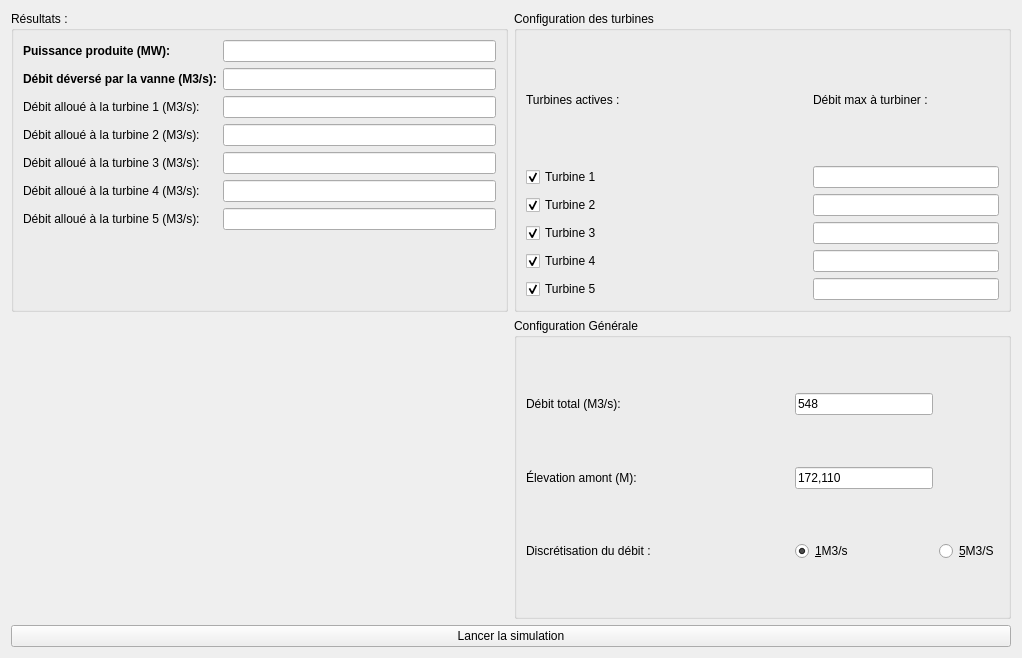
<?xml version="1.0" encoding="UTF-8"?>
<ui version="4.0">
 <class>main</class>
 <widget class="QWidget" name="main">
  <property name="geometry">
   <rect>
    <x>0</x>
    <y>0</y>
    <width>1022</width>
    <height>658</height>
   </rect>
  </property>
  <property name="cursor">
   <cursorShape>ArrowCursor</cursorShape>
  </property>
  <property name="windowTitle">
   <string>Optimisation de la charge des turbines (chute du diable)</string>
  </property>
  <layout class="QGridLayout" name="gridLayout">
   <item row="2" column="0" colspan="2">
    <widget class="QPushButton" name="run">
     <property name="text">
      <string>Lancer la simulation</string>
     </property>
     <property name="shortcut">
      <string>Return</string>
     </property>
    </widget>
   </item>
   <item row="0" column="1">
    <widget class="QGroupBox" name="groupBox">
     <property name="title">
      <string>Configuration des turbines</string>
     </property>
     <layout class="QGridLayout" name="gridLayout_2">
      <item row="4" column="0">
       <widget class="QCheckBox" name="T4">
        <property name="text">
         <string>Turbine 4</string>
        </property>
        <property name="checked">
         <bool>true</bool>
        </property>
       </widget>
      </item>
      <item row="0" column="2">
       <widget class="QLabel" name="label_11">
        <property name="text">
         <string>Débit max à turbiner :</string>
        </property>
       </widget>
      </item>
      <item row="3" column="2">
       <widget class="QLineEdit" name="Qt3"/>
      </item>
      <item row="2" column="2">
       <widget class="QLineEdit" name="Qt2"/>
      </item>
      <item row="5" column="2">
       <widget class="QLineEdit" name="Qt5"/>
      </item>
      <item row="5" column="0">
       <widget class="QCheckBox" name="T5">
        <property name="text">
         <string>Turbine 5</string>
        </property>
        <property name="checked">
         <bool>true</bool>
        </property>
       </widget>
      </item>
      <item row="4" column="2">
       <widget class="QLineEdit" name="Qt4"/>
      </item>
      <item row="0" column="1">
       <spacer name="horizontalSpacer">
        <property name="orientation">
         <enum>Qt::Horizontal</enum>
        </property>
        <property name="sizeHint" stdset="0">
         <size>
          <width>20</width>
          <height>20</height>
         </size>
        </property>
       </spacer>
      </item>
      <item row="2" column="0">
       <widget class="QCheckBox" name="T2">
        <property name="text">
         <string>Turbine 2</string>
        </property>
        <property name="checked">
         <bool>true</bool>
        </property>
       </widget>
      </item>
      <item row="1" column="0">
       <widget class="QCheckBox" name="T1">
        <property name="text">
         <string>Turbine 1</string>
        </property>
        <property name="checked">
         <bool>true</bool>
        </property>
       </widget>
      </item>
      <item row="3" column="0">
       <widget class="QCheckBox" name="T3">
        <property name="text">
         <string>Turbine 3</string>
        </property>
        <property name="checked">
         <bool>true</bool>
        </property>
       </widget>
      </item>
      <item row="0" column="0">
       <widget class="QLabel" name="label_10">
        <property name="text">
         <string>Turbines actives :</string>
        </property>
       </widget>
      </item>
      <item row="1" column="2">
       <widget class="QLineEdit" name="Qt1"/>
      </item>
     </layout>
    </widget>
   </item>
   <item row="1" column="1">
    <widget class="QGroupBox" name="groupBox_2">
     <property name="title">
      <string>Configuration Générale</string>
     </property>
     <layout class="QGridLayout" name="gridLayout_3">
      <item row="0" column="2">
       <widget class="QLineEdit" name="Qtot">
        <property name="text">
         <string>548</string>
        </property>
       </widget>
      </item>
      <item row="1" column="0">
       <widget class="QLabel" name="label_8">
        <property name="text">
         <string>Élevation amont (M):</string>
        </property>
       </widget>
      </item>
      <item row="2" column="2">
       <widget class="QRadioButton" name="Discretisation1">
        <property name="layoutDirection">
         <enum>Qt::LeftToRight</enum>
        </property>
        <property name="autoFillBackground">
         <bool>false</bool>
        </property>
        <property name="text">
         <string>&amp;1M3/s</string>
        </property>
        <property name="checked">
         <bool>true</bool>
        </property>
       </widget>
      </item>
      <item row="2" column="0">
       <widget class="QLabel" name="label_9">
        <property name="text">
         <string>Discrétisation du débit :</string>
        </property>
       </widget>
      </item>
      <item row="2" column="3">
       <widget class="QRadioButton" name="Discretisation2">
        <property name="text">
         <string>&amp;5M3/S</string>
        </property>
       </widget>
      </item>
      <item row="1" column="2">
       <widget class="QLineEdit" name="eam">
        <property name="text">
         <string>172,110</string>
        </property>
       </widget>
      </item>
      <item row="0" column="0">
       <widget class="QLabel" name="Qtot_3">
        <property name="text">
         <string>Débit total (M3/s):</string>
        </property>
       </widget>
      </item>
      <item row="2" column="1">
       <spacer name="horizontalSpacer_2">
        <property name="orientation">
         <enum>Qt::Horizontal</enum>
        </property>
        <property name="sizeHint" stdset="0">
         <size>
          <width>40</width>
          <height>20</height>
         </size>
        </property>
       </spacer>
      </item>
     </layout>
    </widget>
   </item>
   <item row="0" column="0">
    <widget class="QGroupBox" name="formGroupBox">
     <property name="title">
      <string>Résultats :</string>
     </property>
     <layout class="QFormLayout" name="formLayout">
      <item row="2" column="0">
       <widget class="QLabel" name="label">
        <property name="text">
         <string>Débit alloué à la turbine 1 (M3/s):</string>
        </property>
       </widget>
      </item>
      <item row="2" column="1">
       <widget class="QLineEdit" name="Q1">
        <property name="readOnly">
         <bool>true</bool>
        </property>
       </widget>
      </item>
      <item row="3" column="0">
       <widget class="QLabel" name="label_2">
        <property name="text">
         <string>Débit alloué à la turbine 2 (M3/s):</string>
        </property>
       </widget>
      </item>
      <item row="3" column="1">
       <widget class="QLineEdit" name="Q2">
        <property name="readOnly">
         <bool>true</bool>
        </property>
       </widget>
      </item>
      <item row="4" column="0">
       <widget class="QLabel" name="label_3">
        <property name="text">
         <string>Débit alloué à la turbine 3 (M3/s):</string>
        </property>
       </widget>
      </item>
      <item row="4" column="1">
       <widget class="QLineEdit" name="Q3">
        <property name="readOnly">
         <bool>true</bool>
        </property>
       </widget>
      </item>
      <item row="5" column="0">
       <widget class="QLabel" name="label_4">
        <property name="text">
         <string>Débit alloué à la turbine 4 (M3/s):</string>
        </property>
       </widget>
      </item>
      <item row="5" column="1">
       <widget class="QLineEdit" name="Q4">
        <property name="readOnly">
         <bool>true</bool>
        </property>
       </widget>
      </item>
      <item row="6" column="0">
       <widget class="QLabel" name="label_5">
        <property name="text">
         <string>Débit alloué à la turbine 5 (M3/s):</string>
        </property>
       </widget>
      </item>
      <item row="6" column="1">
       <widget class="QLineEdit" name="Q5">
        <property name="readOnly">
         <bool>true</bool>
        </property>
       </widget>
      </item>
      <item row="0" column="0">
       <widget class="QLabel" name="label_7">
        <property name="font">
         <font>
          <weight>75</weight>
          <bold>true</bold>
         </font>
        </property>
        <property name="text">
         <string>Puissance produite (MW):</string>
        </property>
       </widget>
      </item>
      <item row="0" column="1">
       <widget class="QLineEdit" name="puissance">
        <property name="readOnly">
         <bool>true</bool>
        </property>
       </widget>
      </item>
      <item row="1" column="0">
       <widget class="QLabel" name="label_6">
        <property name="font">
         <font>
          <weight>75</weight>
          <bold>true</bold>
         </font>
        </property>
        <property name="text">
         <string>Débit déversé par la vanne (M3/s):</string>
        </property>
       </widget>
      </item>
      <item row="1" column="1">
       <widget class="QLineEdit" name="Qvanne">
        <property name="readOnly">
         <bool>true</bool>
        </property>
       </widget>
      </item>
     </layout>
    </widget>
   </item>
   <item row="1" column="0">
    <widget class="QLabel" name="image">
     <property name="text">
      <string/>
     </property>
    </widget>
   </item>
  </layout>
 </widget>
 <tabstops>
  <tabstop>Qtot</tabstop>
  <tabstop>eam</tabstop>
  <tabstop>Discretisation1</tabstop>
  <tabstop>Discretisation2</tabstop>
  <tabstop>run</tabstop>
  <tabstop>T3</tabstop>
  <tabstop>T5</tabstop>
  <tabstop>Qt4</tabstop>
  <tabstop>T2</tabstop>
  <tabstop>Qt2</tabstop>
  <tabstop>Qt3</tabstop>
  <tabstop>T1</tabstop>
  <tabstop>Qt1</tabstop>
  <tabstop>T4</tabstop>
  <tabstop>Qt5</tabstop>
  <tabstop>Q1</tabstop>
  <tabstop>Q2</tabstop>
  <tabstop>Q3</tabstop>
  <tabstop>Q4</tabstop>
  <tabstop>Q5</tabstop>
  <tabstop>puissance</tabstop>
  <tabstop>Qvanne</tabstop>
 </tabstops>
 <resources>
  <include location="Image.qrc"/>
 </resources>
 <connections/>
</ui>
